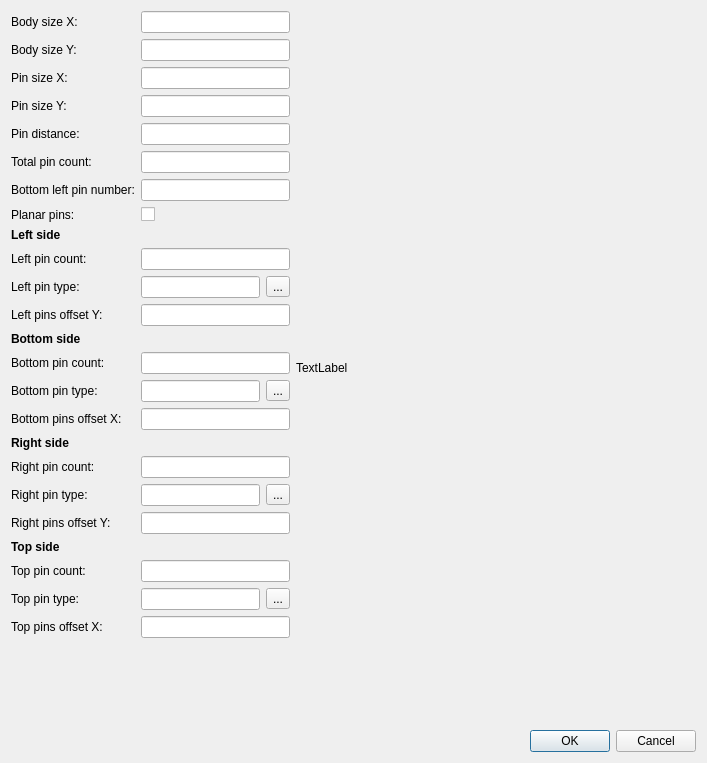
<?xml version="1.0" encoding="UTF-8"?>
<ui version="4.0">
 <class>SdDMasterPartQuadSide</class>
 <widget class="QDialog" name="SdDMasterPartQuadSide">
  <property name="geometry">
   <rect>
    <x>0</x>
    <y>0</y>
    <width>707</width>
    <height>763</height>
   </rect>
  </property>
  <property name="windowTitle">
   <string>Quad side pins part master</string>
  </property>
  <layout class="QVBoxLayout" name="verticalLayout">
   <item>
    <layout class="QHBoxLayout" name="horizontalLayout_5">
     <item>
      <layout class="QFormLayout" name="formLayout">
       <item row="0" column="0">
        <widget class="QLabel" name="label">
         <property name="text">
          <string>Body size X:</string>
         </property>
        </widget>
       </item>
       <item row="0" column="1">
        <widget class="QLineEdit" name="mBodySizeX"/>
       </item>
       <item row="1" column="0">
        <widget class="QLabel" name="label_2">
         <property name="text">
          <string>Body size Y:</string>
         </property>
        </widget>
       </item>
       <item row="1" column="1">
        <widget class="QLineEdit" name="mBodySizeY"/>
       </item>
       <item row="2" column="0">
        <widget class="QLabel" name="label_15">
         <property name="text">
          <string>Pin size X:</string>
         </property>
        </widget>
       </item>
       <item row="2" column="1">
        <widget class="QLineEdit" name="mPinSizeX"/>
       </item>
       <item row="3" column="0">
        <widget class="QLabel" name="label_3">
         <property name="text">
          <string>Pin size Y:</string>
         </property>
        </widget>
       </item>
       <item row="3" column="1">
        <widget class="QLineEdit" name="mPinSizeY"/>
       </item>
       <item row="4" column="0">
        <widget class="QLabel" name="label_6">
         <property name="text">
          <string>Pin distance:</string>
         </property>
        </widget>
       </item>
       <item row="4" column="1">
        <widget class="QLineEdit" name="mPinDistance"/>
       </item>
       <item row="5" column="0">
        <widget class="QLabel" name="label_10">
         <property name="text">
          <string>Total pin count:</string>
         </property>
        </widget>
       </item>
       <item row="5" column="1">
        <widget class="QLineEdit" name="mTotalPinCount"/>
       </item>
       <item row="6" column="0">
        <widget class="QLabel" name="label_16">
         <property name="text">
          <string>Bottom left pin number:</string>
         </property>
        </widget>
       </item>
       <item row="6" column="1">
        <widget class="QLineEdit" name="mBottomLeftPinNumber"/>
       </item>
       <item row="7" column="0">
        <widget class="QLabel" name="label_14">
         <property name="text">
          <string>Planar pins:</string>
         </property>
        </widget>
       </item>
       <item row="7" column="1">
        <widget class="QCheckBox" name="mPlanar">
         <property name="text">
          <string/>
         </property>
        </widget>
       </item>
       <item row="8" column="0">
        <widget class="QLabel" name="label_12">
         <property name="font">
          <font>
           <weight>75</weight>
           <bold>true</bold>
          </font>
         </property>
         <property name="text">
          <string>Left side</string>
         </property>
        </widget>
       </item>
       <item row="9" column="0">
        <widget class="QLabel" name="label_4">
         <property name="text">
          <string>Left pin count:</string>
         </property>
        </widget>
       </item>
       <item row="9" column="1">
        <widget class="QLineEdit" name="mLeftPinCount"/>
       </item>
       <item row="10" column="0">
        <widget class="QLabel" name="label_5">
         <property name="text">
          <string>Left pin type:</string>
         </property>
        </widget>
       </item>
       <item row="10" column="1">
        <layout class="QHBoxLayout" name="horizontalLayout">
         <item>
          <widget class="QLineEdit" name="mLeftPinType"/>
         </item>
         <item>
          <widget class="QToolButton" name="mLeftPinTypeSelect">
           <property name="text">
            <string>...</string>
           </property>
          </widget>
         </item>
        </layout>
       </item>
       <item row="11" column="0">
        <widget class="QLabel" name="label_7">
         <property name="text">
          <string>Left pins offset Y:</string>
         </property>
        </widget>
       </item>
       <item row="11" column="1">
        <widget class="QLineEdit" name="mLeftPinOffsetY"/>
       </item>
       <item row="12" column="0">
        <widget class="QLabel" name="label_13">
         <property name="font">
          <font>
           <weight>75</weight>
           <bold>true</bold>
          </font>
         </property>
         <property name="text">
          <string>Bottom side</string>
         </property>
        </widget>
       </item>
       <item row="13" column="0">
        <widget class="QLabel" name="label_8">
         <property name="text">
          <string>Bottom pin count:</string>
         </property>
        </widget>
       </item>
       <item row="13" column="1">
        <widget class="QLineEdit" name="mBottomPinCount"/>
       </item>
       <item row="14" column="0">
        <widget class="QLabel" name="label_11">
         <property name="text">
          <string>Bottom pin type:</string>
         </property>
        </widget>
       </item>
       <item row="14" column="1">
        <layout class="QHBoxLayout" name="horizontalLayout_2">
         <item>
          <widget class="QLineEdit" name="mBottomPinType"/>
         </item>
         <item>
          <widget class="QToolButton" name="mBottomPinTypeSelect">
           <property name="text">
            <string>...</string>
           </property>
          </widget>
         </item>
        </layout>
       </item>
       <item row="15" column="0">
        <widget class="QLabel" name="label_9">
         <property name="text">
          <string>Bottom pins offset X:</string>
         </property>
        </widget>
       </item>
       <item row="15" column="1">
        <widget class="QLineEdit" name="mBottomPinOffsetX"/>
       </item>
       <item row="16" column="0">
        <widget class="QLabel" name="label_19">
         <property name="font">
          <font>
           <weight>75</weight>
           <bold>true</bold>
          </font>
         </property>
         <property name="text">
          <string>Right side</string>
         </property>
        </widget>
       </item>
       <item row="17" column="0">
        <widget class="QLabel" name="label_23">
         <property name="text">
          <string>Right pin count:</string>
         </property>
        </widget>
       </item>
       <item row="17" column="1">
        <widget class="QLineEdit" name="mRightPinCount"/>
       </item>
       <item row="18" column="0">
        <widget class="QLabel" name="label_21">
         <property name="text">
          <string>Right pin type:</string>
         </property>
        </widget>
       </item>
       <item row="18" column="1">
        <layout class="QHBoxLayout" name="horizontalLayout_3">
         <item>
          <widget class="QLineEdit" name="mRightPinType"/>
         </item>
         <item>
          <widget class="QToolButton" name="mRightPinTypeSelect">
           <property name="text">
            <string>...</string>
           </property>
          </widget>
         </item>
        </layout>
       </item>
       <item row="19" column="0">
        <widget class="QLabel" name="label_25">
         <property name="text">
          <string>Right pins offset Y:</string>
         </property>
        </widget>
       </item>
       <item row="19" column="1">
        <widget class="QLineEdit" name="mRightPinOffsetY"/>
       </item>
       <item row="20" column="0">
        <widget class="QLabel" name="label_24">
         <property name="font">
          <font>
           <weight>75</weight>
           <bold>true</bold>
          </font>
         </property>
         <property name="text">
          <string>Top side</string>
         </property>
        </widget>
       </item>
       <item row="21" column="0">
        <widget class="QLabel" name="label_20">
         <property name="text">
          <string>Top pin count:</string>
         </property>
        </widget>
       </item>
       <item row="21" column="1">
        <widget class="QLineEdit" name="mTopPinCount"/>
       </item>
       <item row="22" column="0">
        <widget class="QLabel" name="label_22">
         <property name="text">
          <string>Top pin type:</string>
         </property>
        </widget>
       </item>
       <item row="22" column="1">
        <layout class="QHBoxLayout" name="horizontalLayout_4">
         <item>
          <widget class="QLineEdit" name="mTopPinType"/>
         </item>
         <item>
          <widget class="QToolButton" name="mTopPinTypeSelect">
           <property name="text">
            <string>...</string>
           </property>
          </widget>
         </item>
        </layout>
       </item>
       <item row="23" column="0">
        <widget class="QLabel" name="label_18">
         <property name="text">
          <string>Top pins offset X:</string>
         </property>
        </widget>
       </item>
       <item row="23" column="1">
        <widget class="QLineEdit" name="mTopPinOffsetX"/>
       </item>
      </layout>
     </item>
     <item>
      <widget class="QLabel" name="mPreview">
       <property name="minimumSize">
        <size>
         <width>400</width>
         <height>400</height>
        </size>
       </property>
       <property name="toolTip">
        <string>Builded part preview</string>
       </property>
       <property name="text">
        <string>TextLabel</string>
       </property>
      </widget>
     </item>
    </layout>
   </item>
   <item>
    <widget class="QDialogButtonBox" name="buttonBox">
     <property name="orientation">
      <enum>Qt::Horizontal</enum>
     </property>
     <property name="standardButtons">
      <set>QDialogButtonBox::Cancel|QDialogButtonBox::Ok</set>
     </property>
    </widget>
   </item>
  </layout>
 </widget>
 <resources/>
 <connections/>
</ui>
